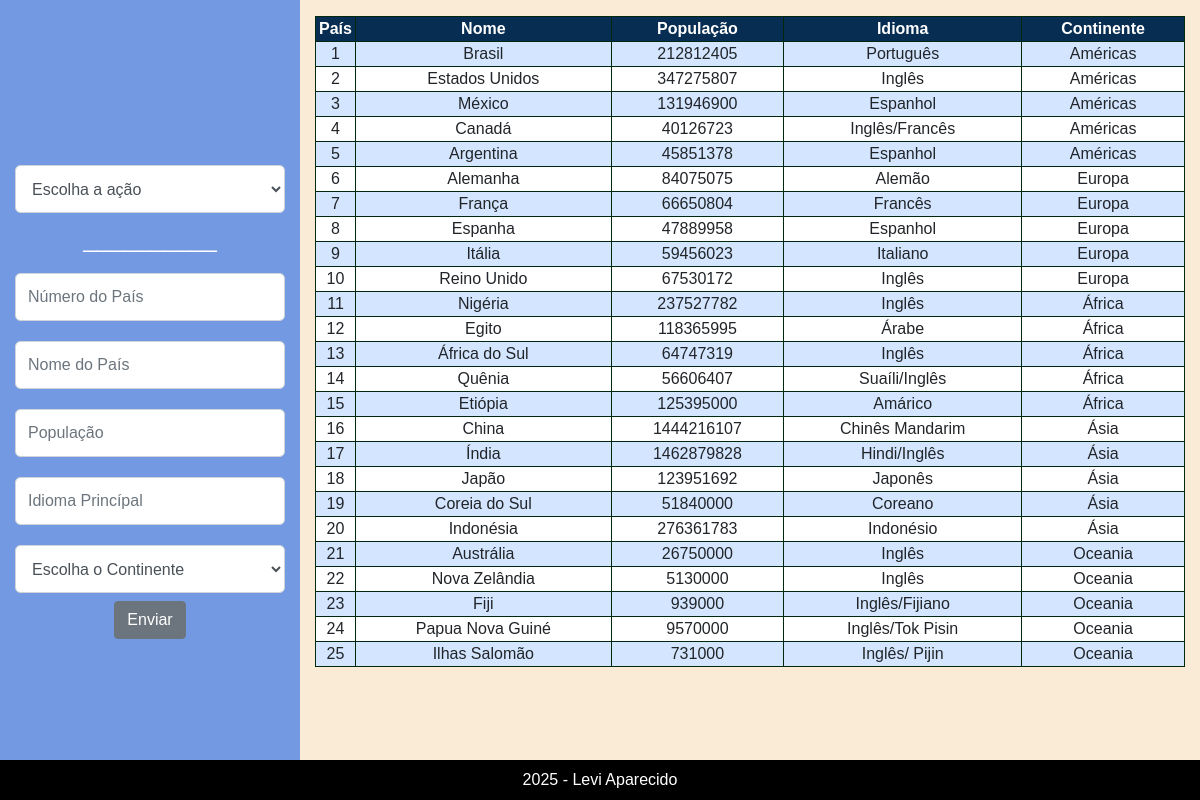
The app's page /paises/index.php, older data.
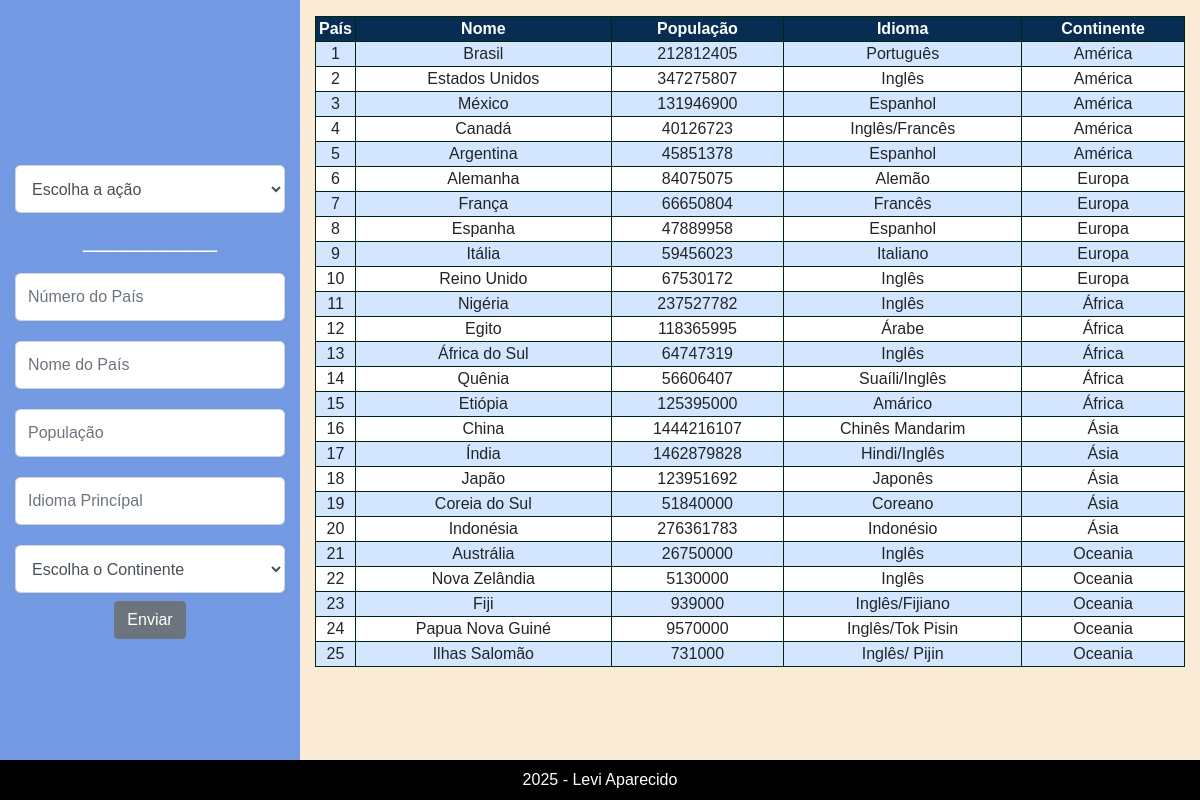
The same page, newer data.
### tables this page shows
CREATE TABLE paises (
    pais INT PRIMARY KEY AUTO_INCREMENT,
    nome VARCHAR(100) NOT NULL,
    populacao BIGINT,
    idioma VARCHAR(50),
    continente VARCHAR(50),
    
    FOREIGN KEY (continente) REFERENCES continentes(continente)
);

### WEB/paises/index.php (the view, shortened to what this page needs)
<html>
<head>
	<?php
		require_once 'header.php';
	?>
</head>
<body>
	<div class="container-fluid">
		<div class="row">
			<?php require_once 'navbar.php';?>
			<div class="col-9 offset-3">
				<?php
					$cor = 0;
					$sql = "select * from paises";
					$res = $con->query($sql);
					if(mysqli_num_rows($res) > 0){
						echo("<table>");
						echo("<tr> <th class='id'>País</th> <th>Nome</th> <th>População</th> <th>Idioma</th> <th>Continente</th> </tr>");
						while($campo = $res->fetch_assoc()){
							if($cor == 0){
								echo '<tr class="sim">';
								$cor = 1;
							}
							else{
								echo '<tr class="nao">';
								$cor = 0;
							}
							echo("<td>".$campo["pais"]."</td>");
							echo("<td>".$campo["nome"]."</td>");
							echo("<td>".$campo["populacao"]."</td>");
							echo("<td>".$campo["idioma"]."</td>");
							echo("<td>".$campo["continente"]."</td>");
							echo("</tr>");
						}
						echo("</table>");
					}
					else{
						echo "nenhum dado inserido por enquanto";
					}
				?>
			</div>
		</div>
	</div>
	<footer>2025 - Levi Aparecido</footer>
<body>
</html>

### WEB/paises/header.php (shortened to what this page needs)
<link rel="stylesheet" href="https://cdn.jsdelivr.net/npm/bootstrap@4.6.2/dist/css/bootstrap.min.css">
<link rel="stylesheet" href="../css/style.css">

### WEB/paises/navbar.php (shortened to what this page needs)
<div class="col-3 bg-color-orange">
    <form name="f" id="f" method="post" action="crud.php" enctype="multipart/form-data">
        <input type="text" name="acao" id="acao" class="campo form-control mb-2" style="display:none"></input><br>
        <select name="select" id="select" class="form-control mb-2" onchange="mostrarInputs()" required>
            <option value="" selected disabled>Escolha a ação</option>
        </select>
        <p>__________</p>
        <input type="text" name="pais" id="pais" class="campo form-control mb-2" value="" placeholder="Número do País" required></input><br>
        <input type="text" name="nome" id="nome" class="campo form-control mb-2" value="" placeholder="Nome do País" required></input><br>
        <input type="number" name="populacao" id="populacao" class="campo form-control mb-2" value="" placeholder="População" min="0" required></input><br>
        <input type="text" name="idioma" id="idioma" class="campo form-control mb-2" value="" placeholder="Idioma Princípal" required></input><br>
        <select name="continente" id="continente" class="form-control mb-2" required>
            <option value="" selected disabled>Escolha o Continente</option>
        </select>
        <input type="submit" value="Enviar" class="btn btn-secondary" onclick="submeterForm(document.getElementById('select').value)"></input>
    </form>
</div>

### WEB/css/style.css (style rules this page uses)
body { background-color: rgb(250, 235, 215); font-family: "Mozilla Headline", sans-serif; }
footer { background-color: black; color: white; width: 100%; height: 5vh; font-size: 2vh; align-content: center; text-align: center; position: fixed; bottom: 0%; z-index: 99999; }

Row changes from the older to the newer data that the page shows:
changed paises "Brasil": continente "Américas" → "América"
changed paises "Estados Unidos": continente "Américas" → "América"
changed paises "México": continente "Américas" → "América"
changed paises "Canadá": continente "Américas" → "América"
changed paises "Argentina": continente "Américas" → "América"
